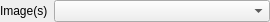
<?xml version="1.0" encoding="UTF-8"?>
<ui version="4.0">
 <class>ClustersLayerWidget</class>
 <widget class="QWidget" name="ClustersLayerWidget">
  <property name="enabled">
   <bool>true</bool>
  </property>
  <property name="geometry">
   <rect>
    <x>0</x>
    <y>0</y>
    <width>270</width>
    <height>22</height>
   </rect>
  </property>
  <property name="sizePolicy">
   <sizepolicy hsizetype="Minimum" vsizetype="Minimum">
    <horstretch>0</horstretch>
    <verstretch>0</verstretch>
   </sizepolicy>
  </property>
  <property name="maximumSize">
   <size>
    <width>16777215</width>
    <height>16777215</height>
   </size>
  </property>
  <property name="windowTitle">
   <string>Form</string>
  </property>
  <layout class="QGridLayout" name="gridLayout">
   <property name="sizeConstraint">
    <enum>QLayout::SetDefaultConstraint</enum>
   </property>
   <property name="leftMargin">
    <number>0</number>
   </property>
   <property name="topMargin">
    <number>0</number>
   </property>
   <property name="rightMargin">
    <number>0</number>
   </property>
   <property name="bottomMargin">
    <number>0</number>
   </property>
   <item row="0" column="0">
    <layout class="QGridLayout" name="imagesGridLayout">
     <property name="topMargin">
      <number>0</number>
     </property>
     <property name="horizontalSpacing">
      <number>6</number>
     </property>
     <item row="0" column="0">
      <widget class="QLabel" name="imagesLabel">
       <property name="text">
        <string>Image(s)</string>
       </property>
      </widget>
     </item>
     <item row="0" column="1">
      <widget class="QComboBox" name="imagesComboBox">
       <property name="sizePolicy">
        <sizepolicy hsizetype="Preferred" vsizetype="Fixed">
         <horstretch>1</horstretch>
         <verstretch>0</verstretch>
        </sizepolicy>
       </property>
      </widget>
     </item>
    </layout>
   </item>
  </layout>
 </widget>
 <resources/>
 <connections/>
</ui>
